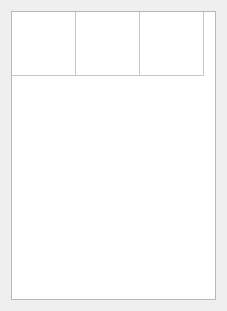
<?xml version="1.0" encoding="UTF-8"?>
<ui version="4.0">
 <class>Form</class>
 <widget class="QWidget" name="Form">
  <property name="geometry">
   <rect>
    <x>0</x>
    <y>0</y>
    <width>227</width>
    <height>311</height>
   </rect>
  </property>
  <property name="sizePolicy">
   <sizepolicy hsizetype="Expanding" vsizetype="Preferred">
    <horstretch>0</horstretch>
    <verstretch>0</verstretch>
   </sizepolicy>
  </property>
  <property name="minimumSize">
   <size>
    <width>227</width>
    <height>0</height>
   </size>
  </property>
  <property name="maximumSize">
   <size>
    <width>227</width>
    <height>16777215</height>
   </size>
  </property>
  <property name="windowTitle">
   <string>Form</string>
  </property>
  <layout class="QVBoxLayout" name="verticalLayout_2">
   <item>
    <widget class="QTableWidget" name="tableWidget">
     <property name="sizePolicy">
      <sizepolicy hsizetype="Expanding" vsizetype="Expanding">
       <horstretch>0</horstretch>
       <verstretch>0</verstretch>
      </sizepolicy>
     </property>
     <property name="selectionMode">
      <enum>QAbstractItemView::SingleSelection</enum>
     </property>
     <property name="verticalScrollMode">
      <enum>QAbstractItemView::ScrollPerItem</enum>
     </property>
     <property name="gridStyle">
      <enum>Qt::SolidLine</enum>
     </property>
     <property name="cornerButtonEnabled">
      <bool>true</bool>
     </property>
     <property name="columnCount">
      <number>3</number>
     </property>
     <attribute name="horizontalHeaderVisible">
      <bool>false</bool>
     </attribute>
     <attribute name="horizontalHeaderDefaultSectionSize">
      <number>64</number>
     </attribute>
     <attribute name="horizontalHeaderHighlightSections">
      <bool>true</bool>
     </attribute>
     <attribute name="horizontalHeaderMinimumSectionSize">
      <number>64</number>
     </attribute>
     <attribute name="horizontalHeaderStretchLastSection">
      <bool>false</bool>
     </attribute>
     <attribute name="verticalHeaderVisible">
      <bool>false</bool>
     </attribute>
     <attribute name="verticalHeaderDefaultSectionSize">
      <number>64</number>
     </attribute>
     <attribute name="verticalHeaderHighlightSections">
      <bool>true</bool>
     </attribute>
     <attribute name="verticalHeaderMinimumSectionSize">
      <number>64</number>
     </attribute>
     <attribute name="verticalHeaderStretchLastSection">
      <bool>false</bool>
     </attribute>
     <row>
      <property name="text">
       <string>New Row</string>
      </property>
     </row>
     <column>
      <property name="text">
       <string>New Column</string>
      </property>
     </column>
     <column>
      <property name="text">
       <string>New Column</string>
      </property>
     </column>
     <column/>
    </widget>
   </item>
  </layout>
 </widget>
 <resources/>
 <connections/>
</ui>
